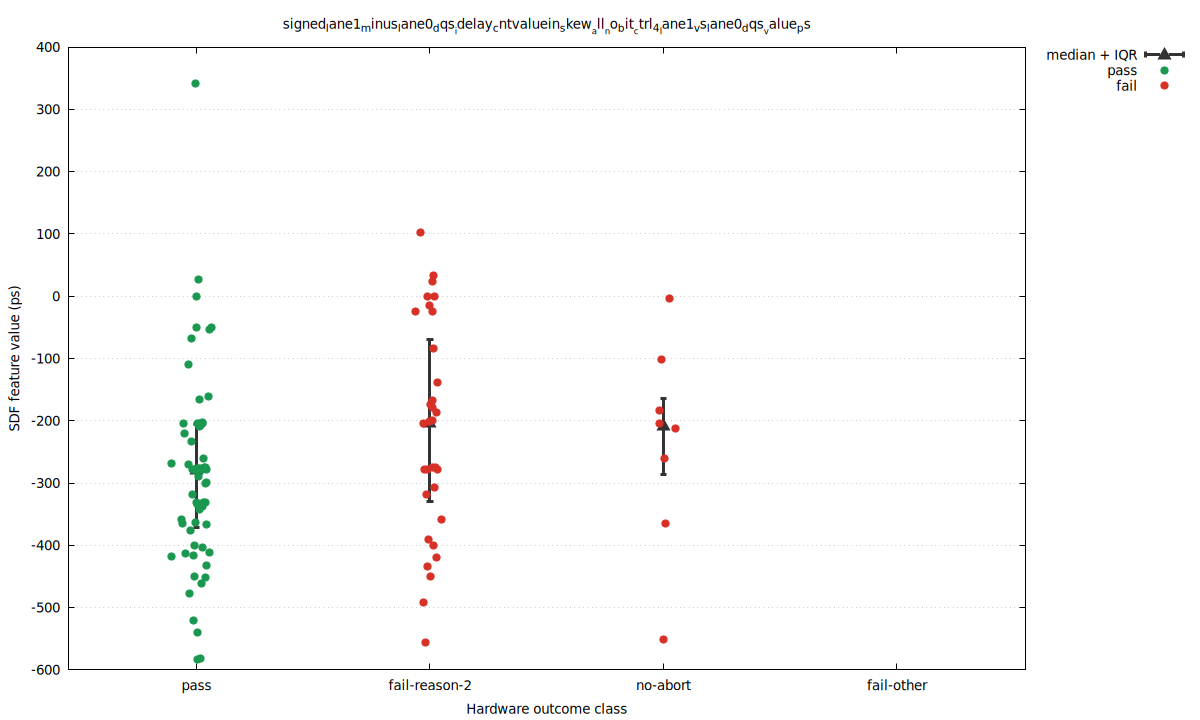

Recreate this plot in gnuplot.
set terminal pngcairo size 1200,720 enhanced font 'DejaVu Sans,10'
set output 'signed_baseline_abort2_vs_pass_skew_signed_lane1_minus_lane0_dqs_idelay_cntvaluein_skew_all_no_bit_ctrl_4_lane.png'
set datafile separator comma
set key outside right top
set grid ytics
set xrange [0.45:4.55]
set xtics ('pass' 1, 'fail-reason-2' 2, 'no-abort' 3, 'fail-other' 4)
set xlabel 'Hardware outcome class'
set ylabel 'SDF feature value (ps)'
set title 'signed_lane1_minus_lane0_dqs__idelay_cntvaluein_skew__all__no_bit__ctrl_4__lane1_vs_lane0_dqs__value_ps'
plot \
  'signed_baseline_abort2_vs_pass_skew_signed_lane1_minus_lane0_dqs_idelay_cntvaluein_skew_all_no_bit_ctrl_4_lane.summary.dat' using 1:4:3:5 with yerrorbars pt 9 ps 1.5 lw 3 lc rgb '#333333' title 'median + IQR', \
  'signed_baseline_abort2_vs_pass_skew_signed_lane1_minus_lane0_dqs_idelay_cntvaluein_skew_all_no_bit_ctrl_4_lane.dat' using 1:4 with points pt 7 ps 1.2 lc rgb '#1a9850' title 'pass', \
  'signed_baseline_abort2_vs_pass_skew_signed_lane1_minus_lane0_dqs_idelay_cntvaluein_skew_all_no_bit_ctrl_4_lane.dat' using 1:5 with points pt 7 ps 1.2 lc rgb '#d73027' title 'fail'
